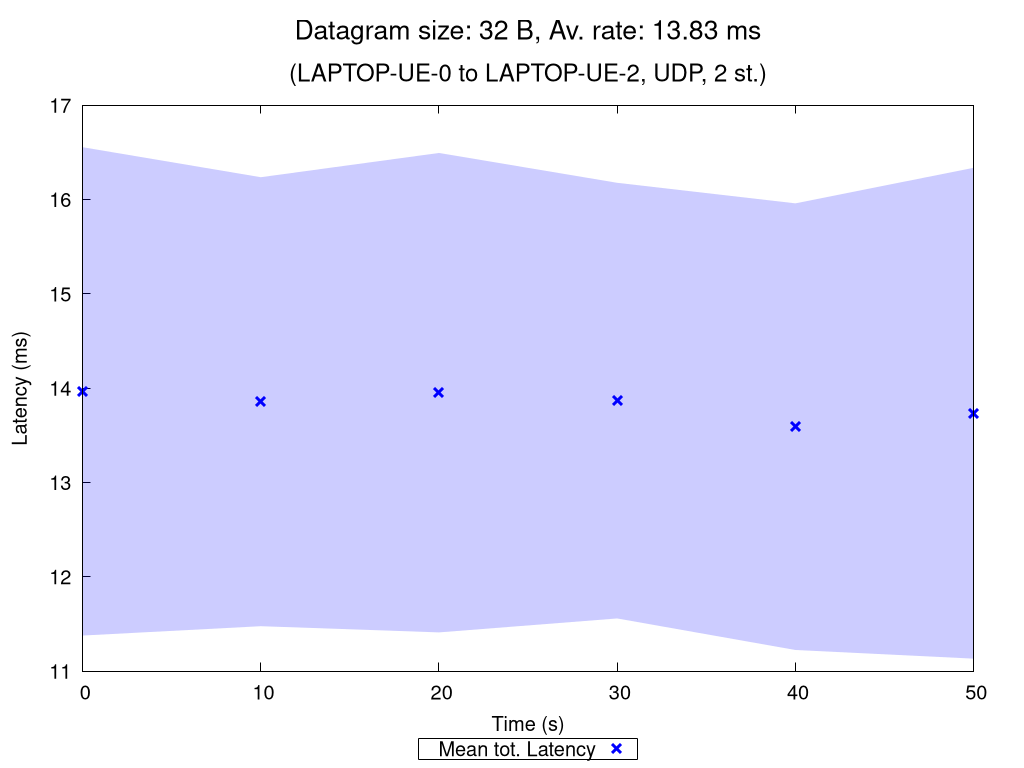

Here is the gnuplot script that generated this plot:
set terminal pngcairo nocrop enhanced size 1024,768 font "Verdana,15"
set output "UDP_2_st_2020_10_11_23-25-36_one2two_00032B.png"

set title "{/=20 Datagram size: 32 B, Av. rate: 13.83 ms}\n\n{/=18 (LAPTOP-UE-0 to LAPTOP-UE-2, UDP, 2 st.)}"

set xlabel "Time (s)"
set ylabel "Latency (ms)"
set ytics nomirror
set key bmargin center horizontal box samplen 1 width -1
set bmargin 4.6
set rmargin 4.5

rf = 1.0  # rate factor
set style fill transparent solid 0.2 noborder
set autoscale xfix
plot "UDP_2_st_2020_10_11_23-25-36_one2two_00032B_iperf_processed.dat" using 1:($2/rf-$3/rf):($2/rf+$3/rf) with filledcurves lc rgb "blue" notitle, \
     "" using 1:($2/rf) with points pt 2 ps 1.5 lw 3 lc rgb "blue" title "Mean tot. Latency", \
